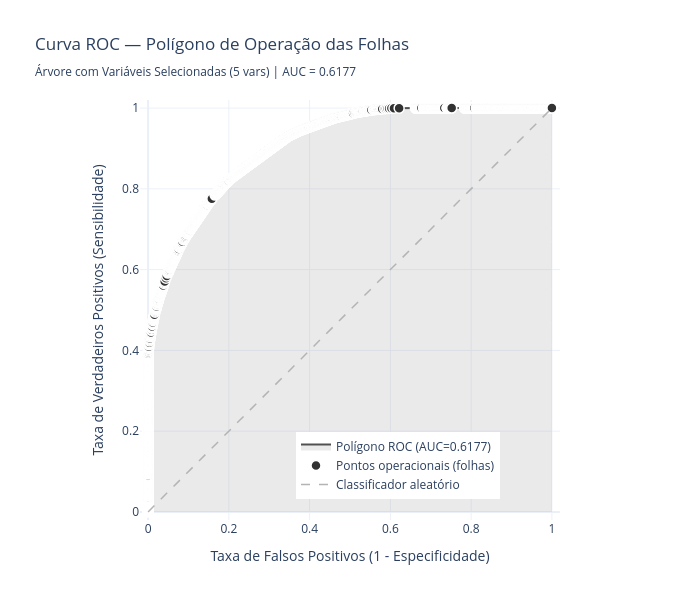

Here is the notebook cell this chart was saved with:
### Markdown cell above
### Árvore de decisão com variáveis selecionadas

### Code cell
X_train_sel = X_train[VARS_SELECIONADAS]
X_test_sel  = X_test[VARS_SELECIONADAS]

dt_selecionada = DecisionTreeClassifier(
    criterion='gini',
    random_state=SEED
)
dt_selecionada.fit(X_train_sel, y_train)

metricas_selecionada = avaliar_modelo(
    f'Árvore com Variáveis Selecionadas ({len(VARS_SELECIONADAS)} vars)',
    dt_selecionada, X_train_sel, y_train, X_test_sel, y_test
)

print(f"\nProfundidade da árvore : {dt_selecionada.get_depth()}")
print(f"Número de nós folha    : {dt_selecionada.get_n_leaves()}")

### Figure 1 — Plotly figure (JSON) as saved in the notebook; plotly's stock layout.template omitted (floating-point values rounded to 4 significant figures; data arrays with more than 128 entries replaced by an {"elided": "..."} marker saying what was removed)
{"data": [{"fill": "tozeroy", "fillcolor": "rgba(150, 150, 150, 0.2)", "hoverinfo": "skip", "line": {"color": "rgb(80, 80, 80)", "width": 2}, "mode": "lines", "name": "Polígono ROC (AUC=0.6177)", "type": "scatter", "x": {"elided": "2623 float values"}, "y": {"elided": "2623 float values"}}, {"hoverinfo": "text", "hovertext": {"elided": "2623 str values"}, "marker": {"color": "rgb(50, 50, 50)", "line": {"color": "white", "width": 1.5}, "size": 10}, "mode": "markers", "name": "Pontos operacionais (folhas)", "type": "scatter", "x": {"elided": "2623 float values"}, "y": {"elided": "2623 float values"}}, {"hoverinfo": "skip", "line": {"color": "rgb(180, 180, 180)", "dash": "dash", "width": 1.5}, "mode": "lines", "name": "Classificador aleatório", "type": "scatter", "x": [0, 1], "y": [0, 1]}], "layout": {"height": 600, "hoverlabel": {"bgcolor": "white", "font": {"size": 11}}, "legend": {"x": 0.4, "y": 0.05}, "title": {"text": "Curva ROC — Polígono de Operação das Folhas<br><sub>Árvore com Variáveis Selecionadas (5 vars) | AUC = 0.6177</sub>"}, "width": 700, "xaxis": {"constrain": "domain", "range": [-0.02, 1.02], "title": {"text": "Taxa de Falsos Positivos (1 - Especificidade)"}}, "yaxis": {"range": [-0.02, 1.02], "scaleanchor": "x", "title": {"text": "Taxa de Verdadeiros Positivos (Sensibilidade)"}}}}
